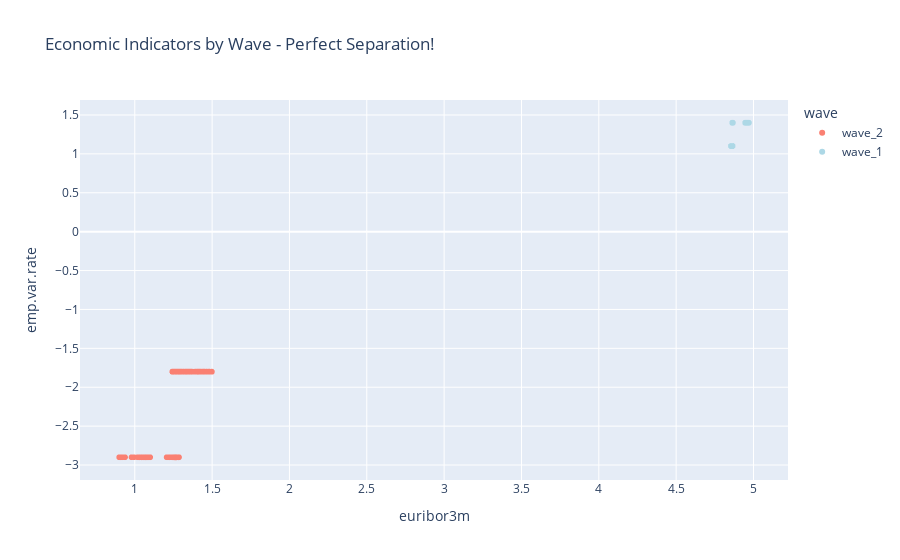

The notebook cell this image was saved under:
### Markdown cell above
**Why We Can't Add Economic controls?**<br>

What I wanted to try: <br>
Add economic indicators (emp.var.rate, euribor3m) to see if they explain the wave_2 effect.<br><br>

What happened: Discovered they're too correlated with wave_2 (r > 0.99) - can't separate their effects!<br>
Why this matters: Important lesson about when NOT to add controls.

### Code cell
print("Checking why Model 4 doesn't work...")

# Check correlation
corr = df[['wave_2', 'emp.var.rate', 'euribor3m']].corr()
print("\nCorrelations with wave_2:")
print(f"  emp.var.rate: {corr.loc['wave_2', 'emp.var.rate']:.4f}")
print(f"  euribor3m:    {corr.loc['wave_2', 'euribor3m']:.4f}")

print("\nWhy this is a problem:")
print("  → When correlation > 0.99, OLS can't tell variables apart")
print("  → This is called 'multicollinearity'")
print("  → Model produces unreliable coefficients")

# Quick visualization
fig = px.scatter(
    df, 
    x='euribor3m', 
    y='emp.var.rate', 
    color='wave',
    title='Economic Indicators by Wave - Perfect Separation!',
    color_discrete_map={'wave_1': 'lightblue', 'wave_2': 'salmon'}
)
fig.show()
fig.write_image(f"{figures_path}10_economic_indicators_multicollinearity.png")

print("\nWhat I learned:")
print("  ✓ Not all controls are good controls!")
print("  ✓ Economic indicators are the MECHANISM, not confounders")
print("  ✓ Model 3 (demographics) is the right specification")

### Figure 1 — Plotly figure (JSON) as saved in the notebook; plotly's stock layout.template omitted (floating-point values rounded to 4 significant figures; data arrays with more than 128 entries replaced by an {"elided": "..."} marker saying what was removed)
{"data": [{"hovertemplate": "wave=wave_2<br>euribor3m=%{x}<br>emp.var.rate=%{y}<extra></extra>", "legendgroup": "wave_2", "marker": {"color": "salmon", "symbol": "circle"}, "mode": "markers", "name": "wave_2", "showlegend": true, "type": "scattergl", "x": {"elided": "1650 float values"}, "xaxis": "x", "y": {"elided": "1650 float values"}, "yaxis": "y"}, {"hovertemplate": "wave=wave_1<br>euribor3m=%{x}<br>emp.var.rate=%{y}<extra></extra>", "legendgroup": "wave_1", "marker": {"color": "lightblue", "symbol": "circle"}, "mode": "markers", "name": "wave_1", "showlegend": true, "type": "scattergl", "x": {"elided": "7475 float values"}, "xaxis": "x", "y": {"elided": "7475 float values"}, "yaxis": "y"}], "layout": {"legend": {"title": {"text": "wave"}, "tracegroupgap": 0}, "title": {"text": "Economic Indicators by Wave - Perfect Separation!"}, "xaxis": {"anchor": "y", "domain": [0, 1], "title": {"text": "euribor3m"}}, "yaxis": {"anchor": "x", "domain": [0, 1], "title": {"text": "emp.var.rate"}}}}
